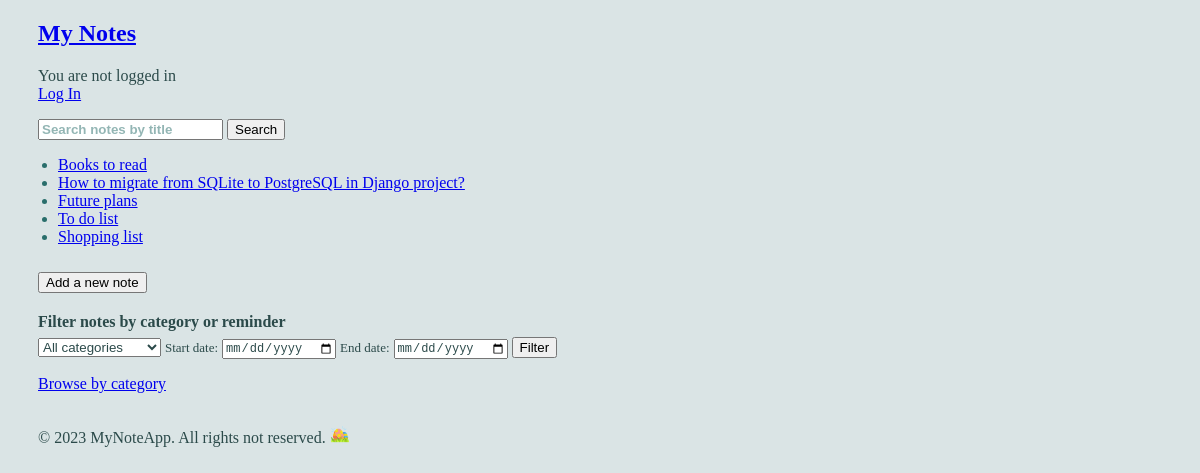
The app's page /, older data.
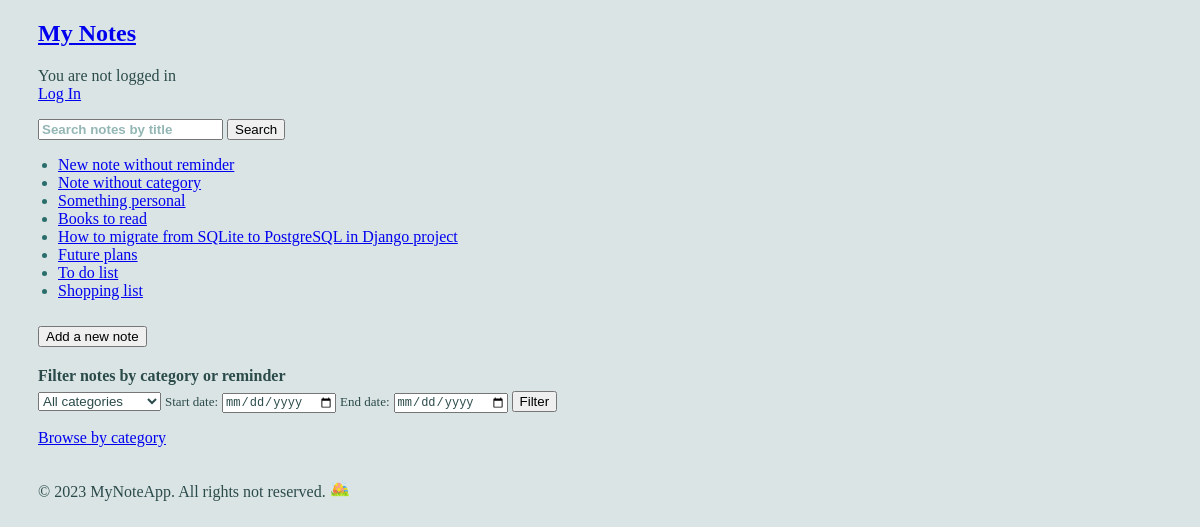
The same page, newer data.
### notes/models.py (models this page shows, shortened)
class Note(models.Model):
    title = models.CharField(max_length=200)
    text = models.TextField()
    created_date = models.DateTimeField(auto_now_add=True)
    upd_date = models.DateTimeField(auto_now=True)
    reminder = models.DateTimeField(null=True, blank=True)
    author = models.ForeignKey(User, on_delete=models.CASCADE)
    category = models.ForeignKey(Category, on_delete=models.CASCADE, related_name='notes', null=True, blank=True)

### notes/views.py (the view)
# urls.py: path('', views.home, name='homepage'),
def home(request):
    notes_list = get_list_or_404(Note.objects.order_by('-created_date'))
    categories_list = get_list_or_404(Category.objects.order_by('-title'))
    context = {'notes_list': notes_list, 'categories_list': categories_list}
    return render(request, 'notes/home.html', context)

### notes/templates/notes/home.html (shortened to what this page needs)
{% extends 'base.html' %}
{% block content %}
    {% if user.is_authenticated %}
        <p>Hi, {{ user.username }}!<br><a href="{% url 'notes:logout' %}">Log Out</a></p>
        {% else %}
        <p>You are not logged in<br><a href="{% url 'notes:login' %}">Log In</a></p>
    {% endif %}
    <div id = "searchbar">
        <form action={% url 'notes:search_notes'%}>
                <input type="text" name="query" placeholder="Search notes by title">
            <button type="submit" class="">Search</button>
    </div>
    <ul>
    {% for note in notes_list %}
        <li><a href="{% url 'notes:note_detail' note.id %}">{{ note.title }}</a></li>
    {% endfor %}
    </ul>
    <a href="{% url 'notes:new_note' %}">
        <button type="button" class="btn btn-outline-primary btn-with-margin">Add a new note</button>
    </a>
    <div id = "filter">
    <p>Filter notes by category or reminder</p>
    <form action={% url 'notes:filtered_results' %}>
        <select name="category" id="category">
            <option value="all">All categories</option>
        </select>
        <label for="start_date">Start date:</label>
        <input type="date" name="start_date" id="start_date" value="{% if request.GET.start_date %}{{ request.GET.start_date }}{% endif %}">
        <label for="end_date">End date:</label>
        <input type="date" name="end_date" id="end_date" value="{% if request.GET.end_date %}{{ request.GET.end_date }}{% endif %}">
        <button type="submit">Filter</button>
    </div>
    <p><a href="{% url 'notes:categories_list' %}">Browse by category</a></p>
{% endblock %}

### templates/base.html (shortened to what this page needs)
{% load static %}
{% load django_bootstrap5 %}
<!DOCTYPE html>
<html lang="en">
<head>
    <link rel="stylesheet" type="text/css" href="{% static 'notes/css/notes.css' %}">
</head>
<body>
    <header>
      <nav>
          <h2><a href="{% url 'notes:homepage' %}">My Notes</a></h2>
      </nav>
    </header>
    <main>
      {% block content %}{% endblock %}
    </main>
    <footer>
        &copy 2023 MyNoteApp. All rights not reserved.
        {% if not hide_egg %}
        <a href="{% url 'notes:easter_egg' %}" >
            <img src="{% static 'notes/images/easter-egg.png' %}" alt="easter_egg" width="20px" height="20px">
        </a>
        {% endif %}
    </footer>
</body>
</html>

### notes/static/notes/css/notes.css (style rules this page uses)
body { background-color: #dae4e5; }
h2, h3, p { color: #2b4a4a; margin-left: 30px; }
li { color: #296e6b; margin-left: 10px; }
footer { color: #2b4a4a; margin-top: 30px; margin-left: 30px; }
.btn-with-margin { margin-left: 30px; margin-top: 10px; }
#searchbar form { margin-left: 30px; }
#searchbar input::placeholder { font-weight: bold; opacity: 0.5; color: #296e6b; }
#searchbar input { color: #2b4a4a; }
#filter form { margin-left: 30px; margin-top: -10px; color: #2b4a4a; }
#filter p { margin-top: 20px; color: #2b4a4a; font-size: medium; font-weight: bold; }
#filter input { color: #2b4a4a; font-size: small; }
#filter label { color: #2b4a4a; font-size: small; }
#filter select { color: #2b4a4a; }

Row changes from the older to the newer data that the page shows:
added Note: title "New note without reminder"
added Note: title "Note without category"
added Note: title "Something personal"
changed Note: title "How to migrate from SQLite to PostgreSQL in Django project?" → "How to migrate from SQLite to PostgreSQL in Django project"
